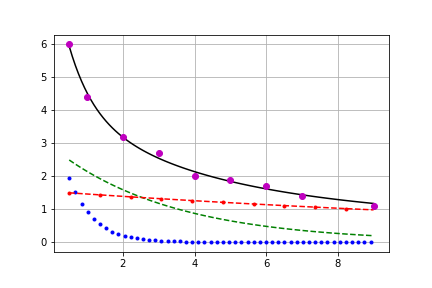

Here is the Python script that generated this plot:
#!/usr/bin/env python3
# -*- coding: utf-8 -*-
"""
Created on Fri Oct 15 18:09:14 2021

@author: tylerklimas
[15.10.py]
[Tyler Klimas]
[11-13-21]

Using Egr93's "Lab 9 common code"

I understand and have adhered to all the tenets of the Duke Community Standard 
in creating this code.
Signed: [TK206]
"""

import numpy as np
import matplotlib.pyplot as plt

def calc_stats(y, yhat, to_print=True):
    # Calculate statistics
    st = np.sum((y - np.mean(y)) ** 2)
    sr = np.sum((y - yhat) ** 2)
    r2 = (st - sr) / st
    if to_print:
        print("st: {:.3e}\nsr: {:.3e}\nr2: {:.3e}".format(st, sr, r2))
    return st, sr, r2

def yfun(xe, coefs):
    return (coefs[0]*np.exp(-1.5*xe) + coefs[1]*np.exp(-.3*xe) +
            coefs[2]*np.exp(-.05*xe))

t = np.array([0.5, 1, 2, 3, 4, 5, 6, 7, 9])
pt = np.array([6, 4.4, 3.2, 2.7, 2, 1.9, 1.7, 1.4, 1.1])

tv = np.reshape(t, (-1,1))
ptv = np.reshape(pt, (-1, 1))
phi_mat = np.block([[np.exp(-1.5*tv), np.exp(-.3*tv), np.exp(-.05*tv)]])
pvec = np.linalg.lstsq(phi_mat, pt, rcond=None)[0]

fig = plt.figure(num=1, clear=True)
ax = fig.add_subplot(1,1,1)
fig.set_size_inches(6,4,forward=True)
xmod = np.linspace(t.min(), t.max(), 100)
line = yfun(xmod, pvec)
ax.plot(xmod, line, 'k-')
ax.grid(True)
g1 = pvec[0]*np.exp(-1.5*xmod)
g2 = pvec[1]*np.exp(-.3*xmod)
g3 = pvec[2]*np.exp(-.05*xmod)
ax.plot(xmod, g1, 'b.', markevery=2)
ax.plot(xmod, g2, 'g--',  markevery=10)
ax.plot(xmod, g3, 'r.--',  markevery=10)
ax.plot(t, pt, 'mo')
linedata = yfun(t, pvec)
ans = calc_stats(pt, linedata)


fig.savefig('15.10.png')